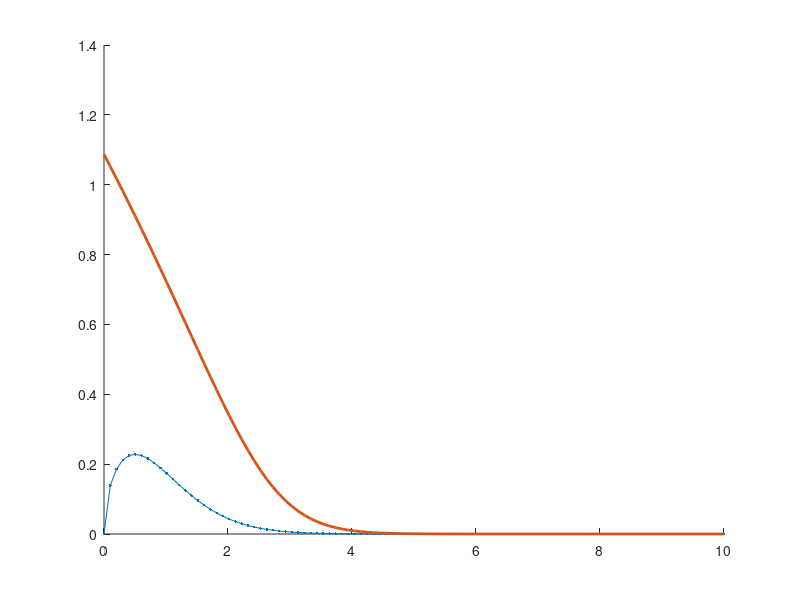

MATLAB code to generate this figure: (Note: this script raises an error after producing the figure.)
clc
clear all

%1 particle tunneling splitting comparison with different methods

N       = 500;                          % # of points for ED
Nalpha  = 100;                          % # of alpha values
alpha   = linspace(0, 10, Nalpha);      % the range of alpha
Action  = 2/3 * sqrt(2) * alpha.^(3/2); % analytical action values

m       = 1;                            %mass and hbar set to 1
hbar    = 1;
 
splits = zeros(Nalpha, 5);
%First the Landau method:--------------------------------------------------
for i = 1:Nalpha
    
    x       = linspace(-sqrt(alpha(i)), sqrt(alpha(i)), N);
    V       = 0.25 * (alpha(i) - x.^2).^2;
    p       = abs(sqrt(2 * m * V));
    omega   =  sqrt(2 * abs(alpha(i)));                                     %sqrt((1 * (3*sqrt(abs(alpha(i)))^2 - alpha(i))));
    
    int_p = 0;
    for j = 1:length(x)- 1
        int_p = int_p + (x(j+1) - x(j)) * (p(j) + p(j+1))/2;
    end

    splits(i, 1) = omega * hbar / pi * exp(-1/hbar * int_p);
end

%exact method:-------------------------------------------------------------
bound   = 7;
x       = linspace(-bound, bound,N);
dx      = x(2) - x(1);
kin     = sparse(N,N);

mtx     = 2 * eye(N);

for i = 2:N
    mtx(i-1,i) = -1;
    mtx(i,i-1) = -1;
end

kin = hbar^2 / (2 * m * dx^2) * mtx;

for i = 1:Nalpha
   U        = 0.25 * (x.^2 - alpha(i)).^2;
   pot      = diag(U);
   hami     = kin + pot;
   [psi,E]  = eig(hami);
   EE(i,:)  = diag(E);
end

for i = 1:Nalpha
   splits(i, 2) = EE(i,2) - EE(i,1);    
end

%Coleman:------------------------------------------------------------------
% Action = 0.924 * alpha.^(1.5);
% for i = 1:Nalpha
%     xint = linspace(0,alpha(i),N);
%     dxp2 = (xint(5)-xint(4))/2;
%     
%     omega   =  sqrt(2 * abs(alpha(i))); %sqrt((1 * (3*sqrt(abs(alpha(i)))^2 - alpha(i))));
%     V = 0.25 * ( alpha(i) - xint.^2).^2;
%     A = zeros(Nalpha,1);
%     
%     func1 = (m*omega)./sqrt(2*m*V);
%     func2 = -1./(alpha(i) - xint);
%         
%     for j = 2:N-2
%         A(i) = A(i) + (func1(j)+func1(j+1)) * dxp2;
%         A(i) = A(i) + (func2(j)+func2(j+1)) * dxp2;
%     end  
%     
% end
% for k = 1:Nalpha
%    omega   =  sqrt(2 * abs(alpha(i))); %sqrt((1 * (3*sqrt(abs(alpha(i)))^2 - alpha(i))));
%    splits(k, 3) = hbar * omega * sqrt((m*omega*alpha(k)^2)/(pi*hbar)) * exp(A(k) - Action(k)/hbar);    
% end

% Instanton:---------------------------------------------------------------

for i = 1:Nalpha
    omega   =  sqrt(2 * abs(alpha(i)));                                     %sqrt((1 * (3*sqrt(abs(alpha(i)))^2 - alpha(i))));

    %splits(i, 4) = 2 * hbar * sqrt(12) * omega * sqrt(Action(i)/(2 * pi * hbar)) * exp(- Action(i) / hbar);
    
    splits(i, 4) = 2 * hbar * sqrt(12) * omega * sqrt(Action(i)/(2 * pi * hbar)) * exp(- Action(i) / hbar);
end

% Milnikov:-----------------------------------------------------------------
y   = linspace(-100, 0, N);
dy  = y(2) - y(1);
chi = tanh(y /sqrt(2));

for k = 1:Nalpha
    V       = 0.25 * (x.^2 - alpha(k)).^2;
    p       = sqrt(2 * m * V);
    p0      = sqrt(2* m * (0.25 * (alpha(k))^2));
    omega   =  sqrt(2 * abs(alpha(k))); %sqrt((1 * (3*sqrt(abs(alpha(i)))^2 - alpha(i))));
    
    %splits(k, 5) = sqrt(omega/pi) * 4 * omega * sqrt(alpha(k)) * exp(-Action(k)/hbar); %* exp(A(k));
    splits(k, 5) = sqrt(omega/pi) * 4 * omega * sqrt(alpha(k)) * exp(-Action(k)/hbar); %* exp(A(k));
end
%%
figure(1)
clf(figure(1))
hold on
plot(alpha, splits(:, 1),'.-', 'DisplayName', 'Landau')
plot(alpha, splits(:, 2),'-', 'LineWidth', 2, 'DisplayName', 'Schrödinger equation')
%plot(alpha, splits(:, 3),'o-', 'DisplayName', 'Colemans approximation')
plot(alpha, splits(:, 4),'O-', 'DisplayName', 'Instanton approximation')
plot(alpha, splits(:, 5),'.-', 'DisplayName', 'Milnikovs approximation')
legend
xlabel('Energy')
ylabel('\Delta')
%set(gca, 'Xscale', 'log')
%set(gca, 'Yscale', 'log')
hold off

% figure(2)
% clf(figure(2))
% hold on
% plot(alpha, abs(splits(:, 2) - splits(:, 1)),'.-', 'DisplayName', 'Landau')
% plot(alpha, abs(splits(:, 2) - splits(:, 3)),'.-', 'DisplayName', 'Coleman')
% plot(alpha, abs(splits(:, 2) - splits(:, 4)),'.-', 'DisplayName', 'Instanton')
% plot(alpha, abs(splits(:, 2) - splits(:, 5)),'.-', 'DisplayName', 'Milnikov')
% legend
% set(gca, 'Yscale', 'log')
% hold off
% 
% figure(3)
% clf(figure(3))
% hold on
% plot(alpha(1:end-1), diff(splits(:, 1)),'.-', 'DisplayName', 'Landau')
% plot(alpha(1:end-1), diff(splits(:, 2)),'.-', 'LineWidth', 2, 'DisplayName', 'Schrödinger equation')
% plot(alpha(1:end-1), diff(splits(:, 3)),'.-', 'DisplayName', 'Colemans approximation')
% plot(alpha(1:end-1), diff(splits(:, 4)),'.-', 'DisplayName', 'Instanton approximation')
% plot(alpha(1:end-1), diff(splits(:, 5)),'.-', 'DisplayName', 'Milnikovs approximation')
% legend
% 
% hold off